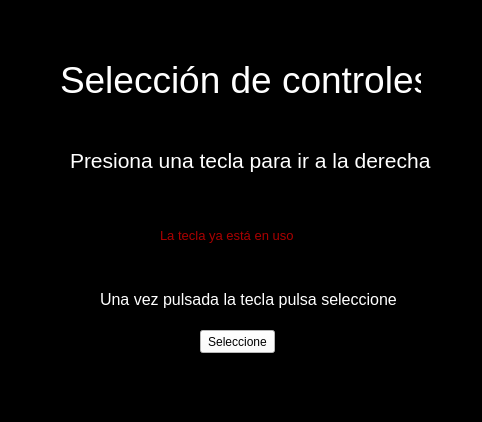
<?xml version="1.0" encoding="UTF-8"?>
<ui version="4.0">
 <class>Form</class>
 <widget class="QWidget" name="Form">
  <property name="geometry">
   <rect>
    <x>0</x>
    <y>0</y>
    <width>482</width>
    <height>422</height>
   </rect>
  </property>
  <property name="windowTitle">
   <string>Form</string>
  </property>
  <property name="styleSheet">
   <string notr="true">background-color: rgb(0, 0, 0);</string>
  </property>
  <widget class="QPushButton" name="select_button">
   <property name="geometry">
    <rect>
     <x>200</x>
     <y>330</y>
     <width>75</width>
     <height>23</height>
    </rect>
   </property>
   <property name="focusPolicy">
    <enum>Qt::ClickFocus</enum>
   </property>
   <property name="styleSheet">
    <string notr="true">background-color: rgb(255, 255, 255);</string>
   </property>
   <property name="text">
    <string>Seleccione</string>
   </property>
  </widget>
  <widget class="QLabel" name="left_label">
   <property name="geometry">
    <rect>
     <x>70</x>
     <y>140</y>
     <width>381</width>
     <height>51</height>
    </rect>
   </property>
   <property name="text">
    <string>&lt;html&gt;&lt;head/&gt;&lt;body&gt;&lt;p&gt;&lt;span style=&quot; font-size:16pt; color:#ffffff;&quot;&gt;Presiona una tecla para ir a la izquierda&lt;/span&gt;&lt;/p&gt;&lt;/body&gt;&lt;/html&gt;</string>
   </property>
  </widget>
  <widget class="QLabel" name="label_2">
   <property name="geometry">
    <rect>
     <x>60</x>
     <y>50</y>
     <width>361</width>
     <height>61</height>
    </rect>
   </property>
   <property name="text">
    <string>&lt;html&gt;&lt;head/&gt;&lt;body&gt;&lt;p&gt;&lt;span style=&quot; font-size:28pt; color:#ffffff;&quot;&gt;Selección de controles&lt;/span&gt;&lt;/p&gt;&lt;/body&gt;&lt;/html&gt;</string>
   </property>
  </widget>
  <widget class="QLabel" name="warning_text">
   <property name="geometry">
    <rect>
     <x>160</x>
     <y>200</y>
     <width>181</width>
     <height>71</height>
    </rect>
   </property>
   <property name="text">
    <string>&lt;html&gt;&lt;head/&gt;&lt;body&gt;&lt;p&gt;&lt;span style=&quot; font-size:10pt; color:#aa0000;&quot;&gt;La tecla ya está en uso&lt;/span&gt;&lt;/p&gt;&lt;/body&gt;&lt;/html&gt;</string>
   </property>
  </widget>
  <widget class="QLabel" name="right_label">
   <property name="geometry">
    <rect>
     <x>70</x>
     <y>140</y>
     <width>381</width>
     <height>41</height>
    </rect>
   </property>
   <property name="text">
    <string>&lt;html&gt;&lt;head/&gt;&lt;body&gt;&lt;p&gt;&lt;span style=&quot; font-size:16pt; color:#ffffff;&quot;&gt;Presiona una tecla para ir a la derecha&lt;/span&gt;&lt;/p&gt;&lt;/body&gt;&lt;/html&gt;</string>
   </property>
  </widget>
  <widget class="QLabel" name="label">
   <property name="geometry">
    <rect>
     <x>100</x>
     <y>290</y>
     <width>301</width>
     <height>20</height>
    </rect>
   </property>
   <property name="text">
    <string>&lt;html&gt;&lt;head/&gt;&lt;body&gt;&lt;p&gt;&lt;span style=&quot; font-size:12pt; color:#ffffff;&quot;&gt;Una vez pulsada la tecla pulsa seleccione&lt;/span&gt;&lt;/p&gt;&lt;/body&gt;&lt;/html&gt;</string>
   </property>
  </widget>
 </widget>
 <resources/>
 <connections/>
</ui>
